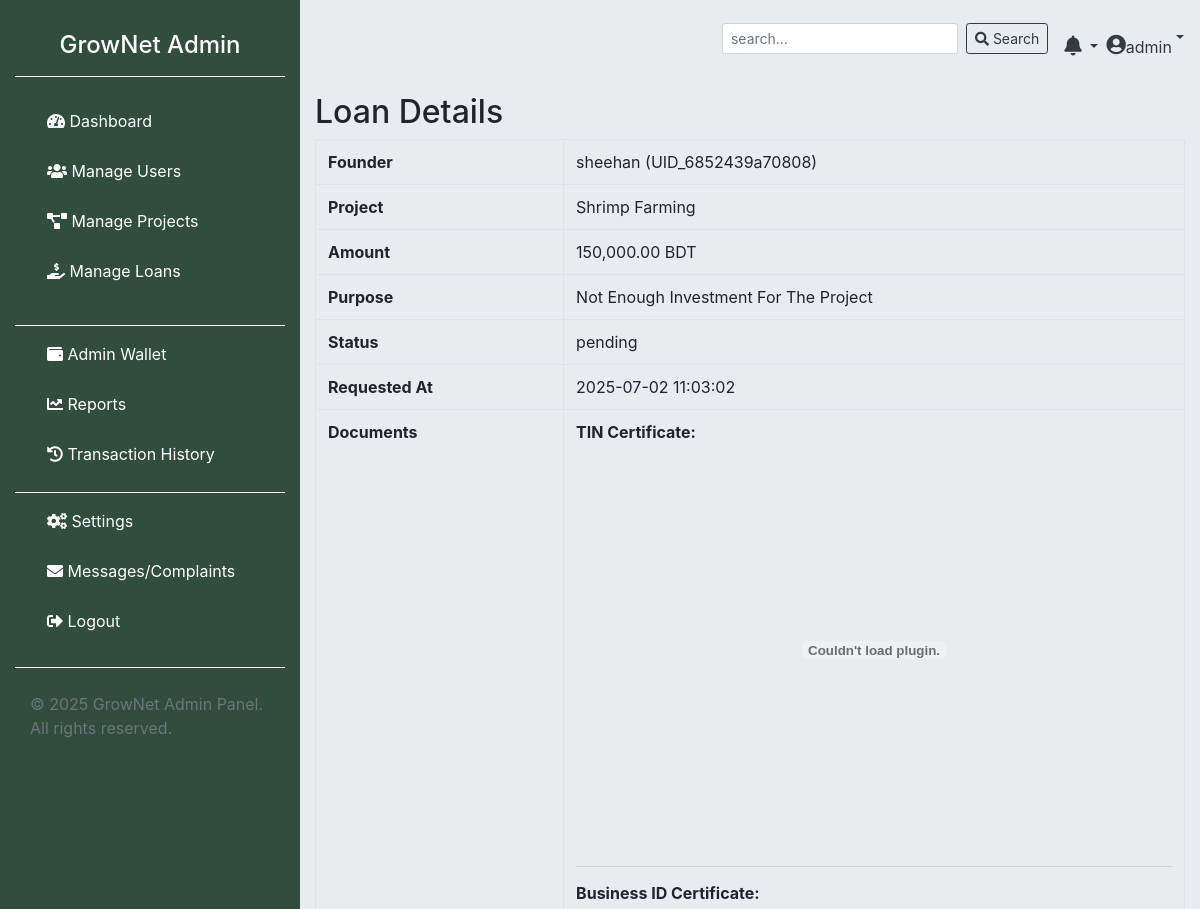
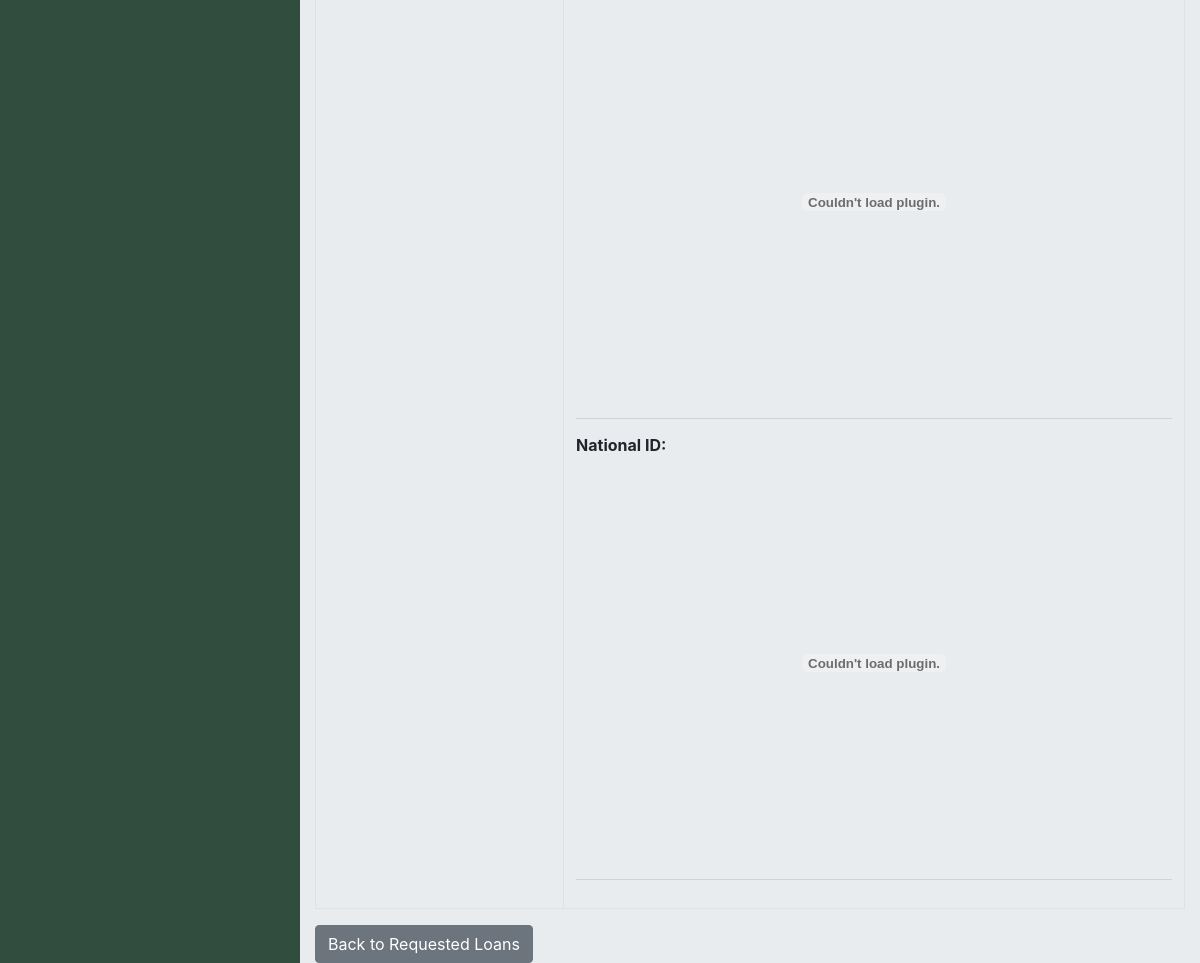
The page /admin/index.php?page=viewLoan&id=5 (signed in) on the database its author committed (2 pictures, top to bottom).
### tables this page shows
CREATE TABLE `loans` (
  `id` int(11) NOT NULL,
  `user_id` int(11) NOT NULL,
  `loan_amount` decimal(12,2) NOT NULL,
  `purpose` text DEFAULT NULL,
  `status` enum('pending','approved','rejected','cancelled','paid','due') DEFAULT 'pending',
  `due_amount` decimal(12,2) DEFAULT 0.00,
  `interest_rate` decimal(5,2) DEFAULT 10.00,
  `repayment_period_months` int(11) DEFAULT 12,
  `disbursement_date` date DEFAULT NULL,
  `due_date` date DEFAULT NULL,
  `processing_fee_percent` decimal(5,2) DEFAULT 1.50,
  `total_amount_due` decimal(12,2) DEFAULT NULL,
  `monthly_payment` decimal(12,2) DEFAULT NULL,
  `late_fee_percent` decimal(5,2) DEFAULT 2.00,
  `approved_by` int(11) DEFAULT NULL,
  `approved_at` datetime DEFAULT NULL,
  `created_at` datetime DEFAULT current_timestamp(),
  `updated_at` datetime DEFAULT current_timestamp() ON UPDATE current_timestamp(),
  `is_seen` tinyint(1) NOT NULL DEFAULT 0,
  `tin_certificate` varchar(255) DEFAULT NULL,
  `business_id_certificate` varchar(255) DEFAULT NULL,
  `national_id` varchar(255) DEFAULT NULL,
  `project_uniqid` varchar(64) DEFAULT NULL
);

CREATE TABLE `users` (
  `id` int(10) NOT NULL,
  `uniqid` varchar(50) DEFAULT NULL,
  `user_name` varchar(100) NOT NULL,
  `f_name` varchar(100) NOT NULL,
  `dob` date DEFAULT NULL,
  `contact` varchar(20) NOT NULL,
  `created_at` timestamp NOT NULL DEFAULT current_timestamp(),
  `user_email` varchar(100) NOT NULL,
  `user_pass` varchar(255) NOT NULL,
  `account_status` enum('active','inactive','','') NOT NULL DEFAULT 'inactive',
  `is_online` tinyint(1) NOT NULL DEFAULT 0,
  `gender` enum('male','female','others') DEFAULT NULL,
  `user_img` varchar(255) DEFAULT NULL,
  `location_id` int(11) DEFAULT NULL,
  `description` text DEFAULT NULL
);

CREATE TABLE `projects` (
  `id` int(10) NOT NULL,
  `uniqid` varchar(255) DEFAULT NULL,
  `project_name` varchar(100) NOT NULL,
  `description` text NOT NULL,
  `project_img` varchar(255) NOT NULL,
  `categoryId` int(10) NOT NULL,
  `project_type` enum('long_term','short_term') NOT NULL DEFAULT 'long_term',
  `created_at` timestamp NOT NULL DEFAULT current_timestamp(),
  `project_status` enum('pending','active','closed','approved','declined') NOT NULL,
  `owner_id` int(10) NOT NULL,
  `shares` int(10) UNSIGNED NOT NULL,
  `price_per_share` decimal(12,2) NOT NULL,
  `total_amount` decimal(12,2) DEFAULT NULL,
  `campaign_start` date DEFAULT NULL,
  `campaign_end` date DEFAULT NULL,
  `project_start` date DEFAULT NULL,
  `project_end` date DEFAULT NULL,
  `is_flexible_duration` tinyint(1) DEFAULT 0,
  `updated_at` timestamp NOT NULL DEFAULT current_timestamp() ON UPDATE current_timestamp(),
  `is_seen` tinyint(1) NOT NULL DEFAULT 0,
  `rejection_reason` text DEFAULT NULL,
  `avg_rating` decimal(3,2) DEFAULT 0.00,
  `review_count` int(11) DEFAULT 0
);

### admin/config/class.user.php (called while the page is built, shortened)
<?php
class USER
{
	private $conn;
	public function __construct()
	{
		$database = new Database();
		$db = $database->dbConnection();
		$this->conn = $db;
	}
	public function runQuery($sql)
	{
		$stmt = $this->conn->prepare($sql);
		return $stmt;
	}
}

### admin/pages/viewLoan.php (the view, shortened to what this page needs)
<?php
require_once __DIR__ . '/../config/class.user.php';
$user = new USER();
$loanId = isset($_GET['id']) ? intval($_GET['id']) : 0;
$stmt = $user->runQuery("
    SELECT loans.*, users.user_name, users.uniqid AS user_uniqid, projects.project_name
    FROM loans
    LEFT JOIN users ON loans.user_id = users.id
    LEFT JOIN projects ON loans.project_uniqid = projects.uniqid
    WHERE loans.id = :id
");
$stmt->execute([':id' => $loanId]);
$loan = $stmt->fetch(PDO::FETCH_ASSOC);
?>
<h2>Loan Details</h2>
<table class="table table-bordered">
    <tr><th>Founder</th><td><?= htmlspecialchars($loan['user_name']) ?> (<?= htmlspecialchars($loan['user_uniqid']) ?>)</td></tr>
    <tr><th>Project</th><td><?= htmlspecialchars($loan['project_name'] ?? $loan['project_uniqid']) ?></td></tr>
    <tr><th>Amount</th><td><?= number_format($loan['loan_amount'], 2) ?> BDT</td></tr>
    <tr><th>Purpose</th><td><?= nl2br(htmlspecialchars($loan['purpose'])) ?></td></tr>
    <tr><th>Status</th><td><?= htmlspecialchars($loan['status']) ?></td></tr>
    <tr><th>Requested At</th><td><?= htmlspecialchars($loan['created_at']) ?></td></tr>
    <tr>
        <th>Documents</th>
        <td>
            <?php if ($loan['tin_certificate']): ?>
                <div class="mb-2"><strong>TIN Certificate:</strong></div>
                <embed src="../assets/doc/<?= htmlspecialchars($loan['tin_certificate']) ?>" type="application/pdf" width="100%" height="400px" />
                <hr>
            <?php endif; ?>
            <?php if ($loan['business_id_certificate']): ?>
                <div class="mb-2"><strong>Business ID Certificate:</strong></div>
                <embed src="../assets/doc/<?= htmlspecialchars($loan['business_id_certificate']) ?>" type="application/pdf" width="100%" height="400px" />
                <hr>
            <?php endif; ?>
            <?php if ($loan['national_id']): ?>
                <div class="mb-2"><strong>National ID:</strong></div>
                <embed src="../assets/doc/<?= htmlspecialchars($loan['national_id']) ?>" type="application/pdf" width="100%" height="400px" />
                <hr>
            <?php endif; ?>
        </td>
    </tr>
</table>
<a href="index.php?page=requestedLoans" class="btn btn-secondary">Back to Requested Loans</a>

### admin/assets/css/style.css (style rules this page uses)
body { background: #e9ecef; }

### rows shown on the page
loans: user.user_name "sheehan", user.uniqid "UID_6852439a70808", projects.project_name "Shrimp Farming", loan_amount "150,000.00", purpose "Not Enough Investment For The Project", status "pending", created_at "2025-07-02 11:03:02"

### other values the page prints
$_SESSION['user_name'] "admin"
